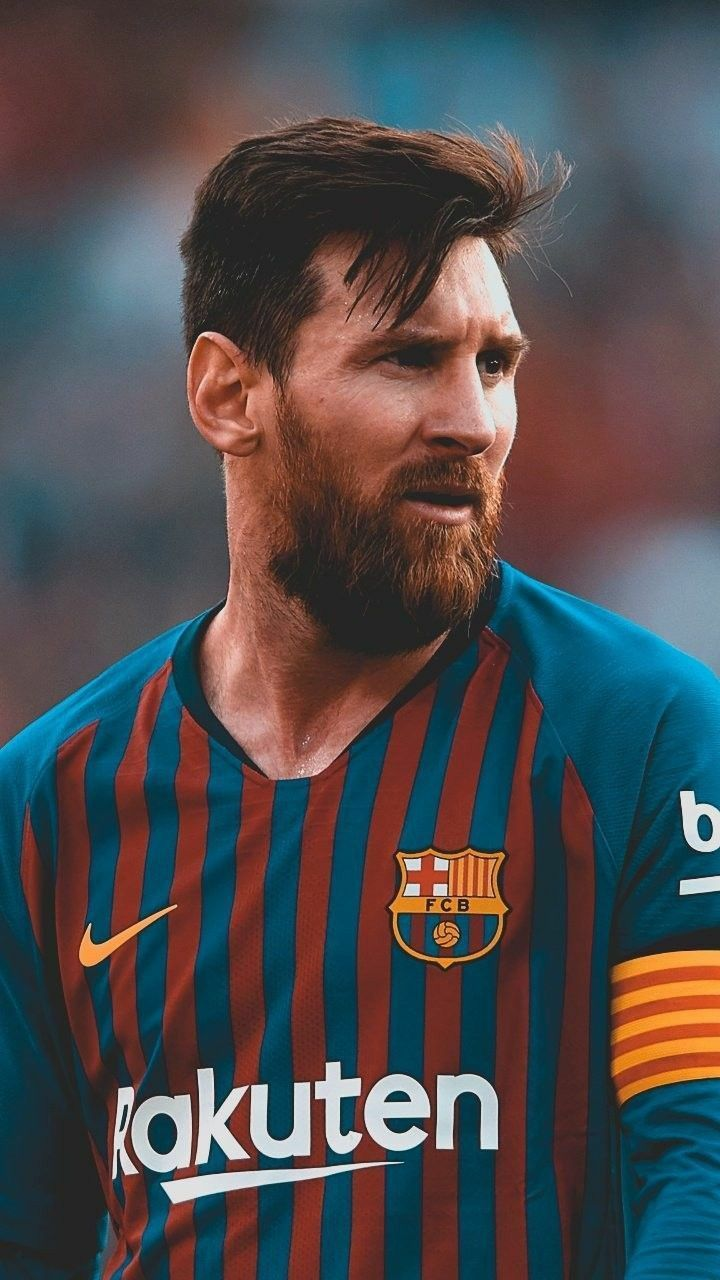
#> input picture 5bd946a6cdbadfc416e59db42422c06c.jpg, 720 x 1280 px
$ jupyter execute pictire.ipynb
#> lines starting #> are read from the running program, lines starting #| are printed output that depends on the picture; after the words box and inside, x2 and y2 are one past the last pixel; in counts of white or black regions, pixels touching at a corner belong together; long printed decimals are rounded
[cell 1]
import cv2
import numpy as np

# Load an image in grayscale
image = cv2.imread('5bd946a6cdbadfc416e59db42422c06c.jpg', cv2.IMREAD_GRAYSCALE)
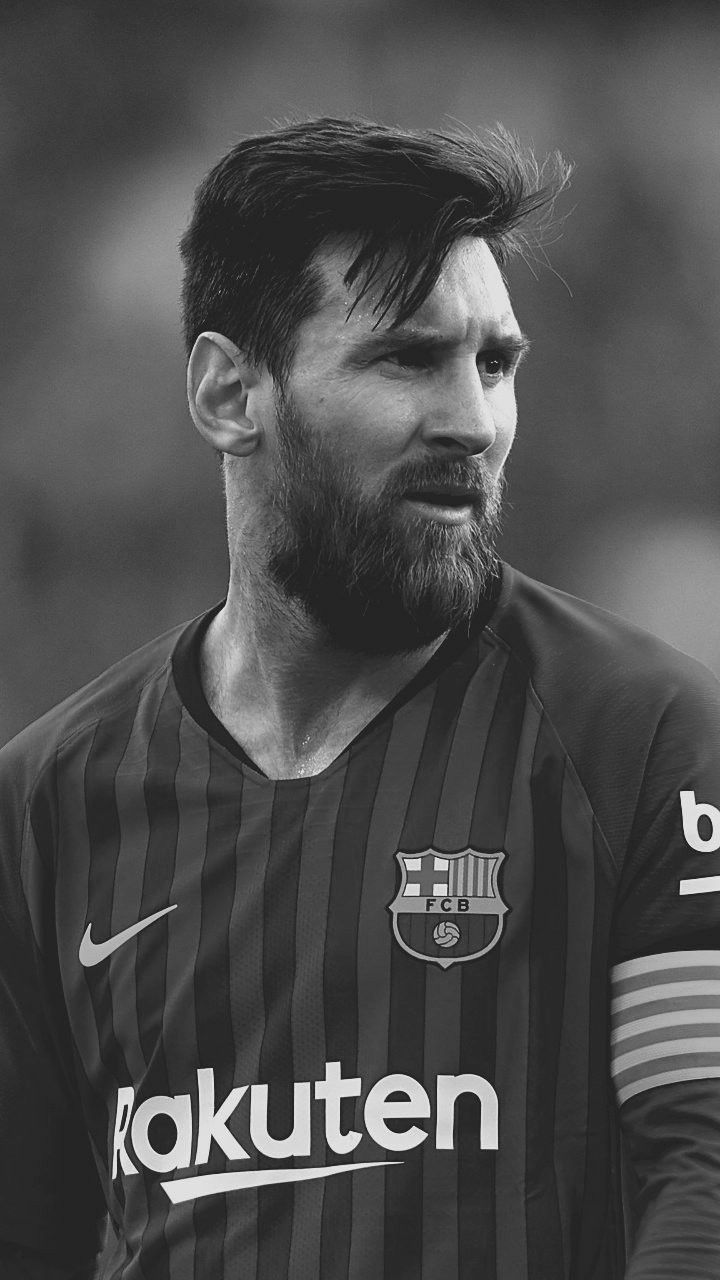
#> image: shape (1280, 720); min 2, max 255, mean 77.4

# Flatten the pixel values
pixel_features = image.flatten()
print("Pixel Features:", pixel_features[:10])  # Print the first 10 features
#| Pixel Features: [49 53 53 50 49 51 50 45 48 48]

[cell 2]
# Load image in color
image = cv2.imread('5bd946a6cdbadfc416e59db42422c06c.jpg')
#> image is the input picture: shape (1280, 720, 3); mean B, G, R 78.7, 76.3, 79.1

# Calculate histograms for each channel
color_features = []
for i in range(3):  # BGR channels
    hist = cv2.calcHist([image], [i], None, [256], [0, 256])
    color_features.extend(hist.flatten())
#> after the loop, color_features = 768 values, max 35713 at index 37, min 0 at index 257, mean 3600
print("Color Features:", color_features[:10])  # Print the first 10 features
#| Color Features: [933.0, 106.0, 136.0, 125.0, 160.0, 132.0, 190.0, 175.0, 201.0, 227.0]

[cell 3]
import cv2
import numpy as np

# Load the image as grayscale
file_path = '5bd946a6cdbadfc416e59db42422c06c.jpg'
image = cv2.imread(file_path, cv2.IMREAD_GRAYSCALE)

if image is None:
    print("Error: Unable to load the image. Check the file path or format.")
else:
    print("Image loaded successfully.")

    # Optional: Threshold the image to binary for better contour detection
    _, binary_image = cv2.threshold(image, 128, 255, cv2.THRESH_BINARY)
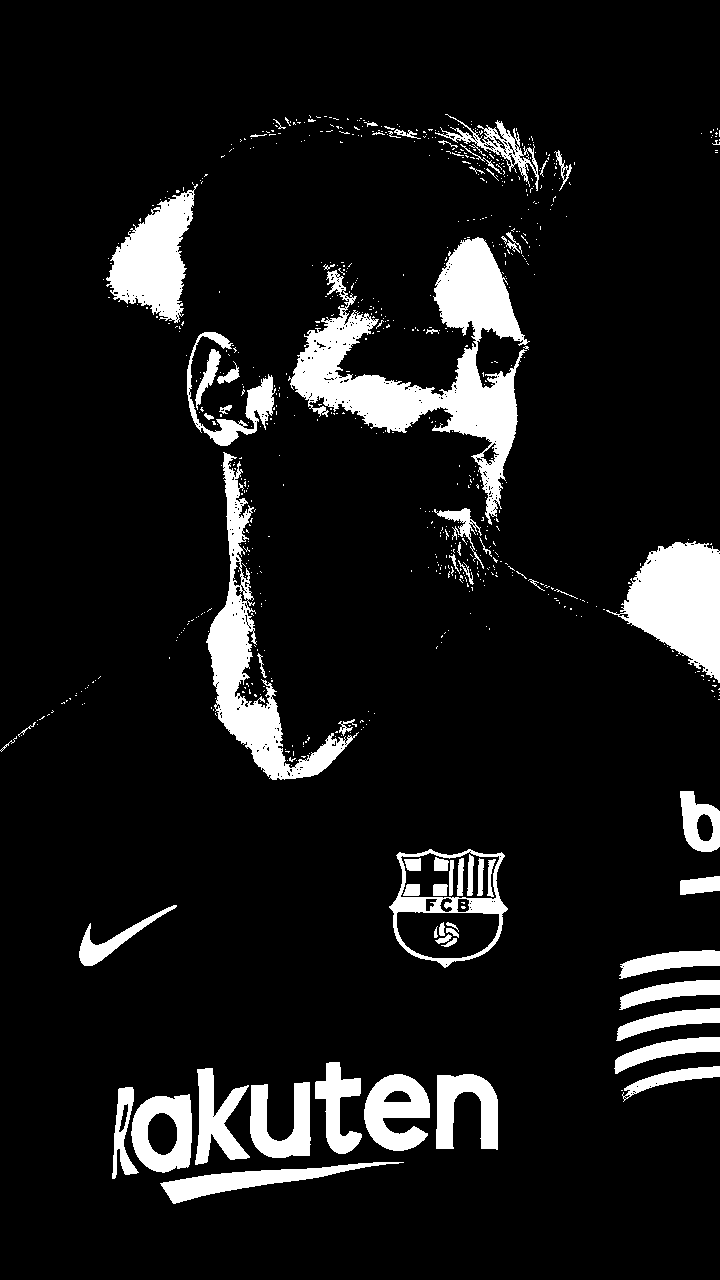
#> binary_image: shape (1280, 720); 9.8% white; 735 white regions (666 under 20 px)

    # Check the image type
    if binary_image.ndim != 2:
        print("Error: The image is not a 2D array. It must be grayscale.")
    else:
        # Find contours on the binary image
        contours, _ = cv2.findContours(binary_image, cv2.RETR_EXTERNAL, cv2.CHAIN_APPROX_SIMPLE)
#> contours = 715 contours, 679 with area under 20; largest, box (x1, y1, x2, y2) and area: (288, 237, 530, 525) 19460, (389, 849, 508, 968) 10592, (206, 452, 359, 780) 9658, (606, 541, 720, 683) 8935, (106, 184, 198, 323) 6411

        print(f"Number of contours found: {len(contours)}")
#| Number of contours found: 715

        # Extract moments from contours
        for i, contour in enumerate(contours):
            moments = cv2.moments(contour)
            if moments["m00"] != 0:  # Ensure the contour has a non-zero area
                hu_moments = cv2.HuMoments(moments).flatten()
                print(f"Contour {i + 1} Hu Moments (first 3):", hu_moments[:3])  # Print first 3 Hu moments
            else:
                print(f"Contour {i + 1} has zero area and is skipped.")
#> this loop made 715 passes
#> contour on passes 3, 19, 20, 21, 24, 25, 26, 27, 28, 29, 30, 31: [[621, 1090], [622, 1090]], [[291, 765]], [[296, 760]], [[287, 760]], [[309, 753]], [[293, 751], [293, 755]], [[285, 751], [287, 751], [288, 752], [289, 751]], [[285, 749]], [[303, 746]], [[292, 745], [292, 746]], [[303, 742], [303, 744]], [[305, 741], [305, 742], [306, 742], [306, 741]]
#> hu_moments on passes 1, 4, 9, 15, 22, 34: [1.15, 1.29, 0.444, 0.419, 0.181, 0.475, -0.000314], [0.687, 0.408, 0.0112, 0.0091, 9.18e-05, 0.00454, -4e-07], [0.793, 0.59, 0.0142, 0.00207, -1.9e-06, -0.000825, 1.1e-05], [0.716, 0.414, 0.271, 0.201, 0.0469, 0.129, 0.00371], [0.516, 0.072, 0.105, 0.0381, 0.00201, 0.00531, 0.00133], [1.37, 1.79, 5.82, 5.81, 33.76, 7.75, -0.00763]
#| Contour 1 Hu Moments (first 3): [1.150 1.286 0.4438]
#| Contour 2 Hu Moments (first 3): [1.66828265e-01 1.47840549e-03 1.19183509e-04]
#| Contour 3 has zero area and is skipped.
#| Contour 4 Hu Moments (first 3): [0.6869 0.408 0.01119]
#| Contour 5 Hu Moments (first 3): [0.3277 0.0007196 0.0009975]
#| Contour 6 Hu Moments (first 3): [0.3282 0.0009783 0.001426]
#| Contour 7 Hu Moments (first 3): [2.01952083e-01 1.45701005e-03 8.37362770e-05]
#| Contour 8 Hu Moments (first 3): [0.3367 0.03801 0.002098]
#> (further printed lines are left out)

[cell 4]
# ORB feature detection
orb = cv2.ORB_create()
keypoints, descriptors = orb.detectAndCompute(image, None)
#> keypoints = 500 keypoints; strongest (x, y, size): (681, 792, 31), (406, 860, 31), (126, 1105, 31), (324, 1079, 31)
print("Keypoints Detected:", len(keypoints))

[cell 5]
import cv2
import numpy as np
import matplotlib.pyplot as plt

# Load the image as grayscale
file_path = '5bd946a6cdbadfc416e59db42422c06c.jpg'
image = cv2.imread(file_path, cv2.IMREAD_GRAYSCALE)

if image is None:
    print("Error: Unable to load the image. Check the file path or format.")
else:
    print("Image loaded successfully.")

    # Apply Fourier Transform
    f = np.fft.fft2(image)
    fshift = np.fft.fftshift(f)  # Shift zero frequency to the center
    magnitude_spectrum = 20 * np.log(np.abs(fshift))
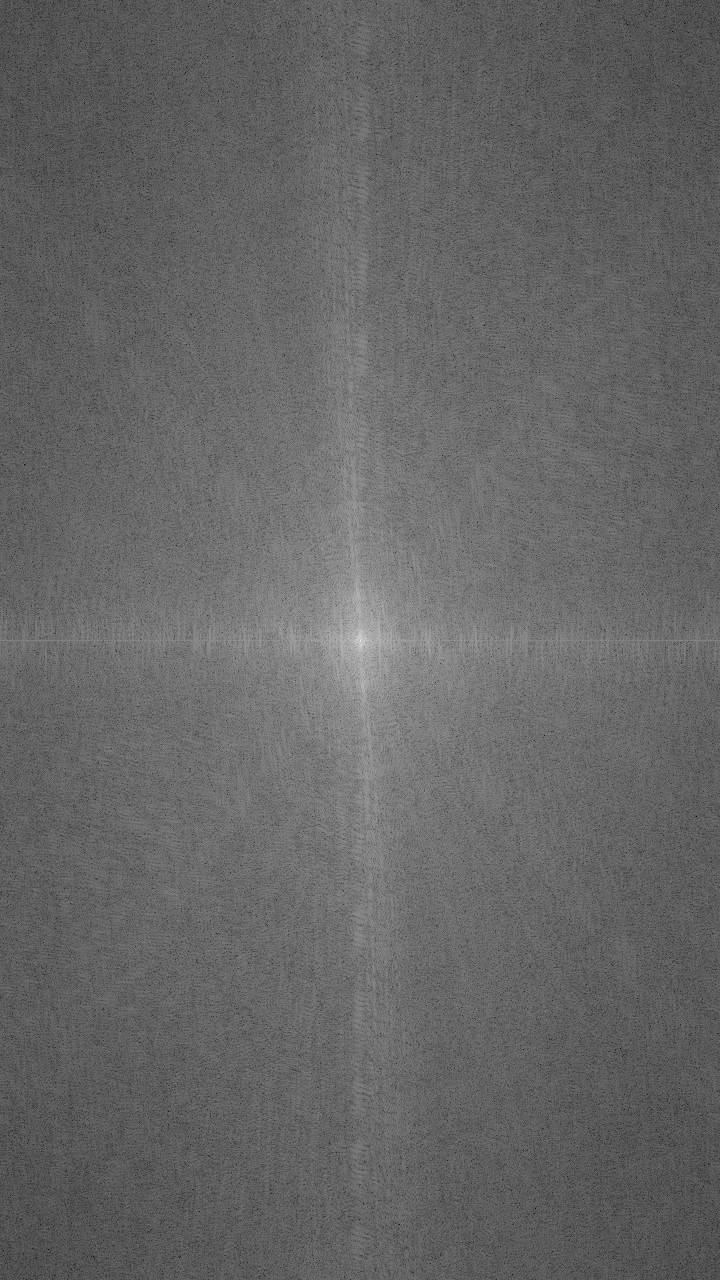
#> magnitude_spectrum: shape (1280, 720) float64; min 39.91, max 361.7, mean 169; drawn with min black and max white

    # Display the magnitude spectrum using Matplotlib
    plt.imshow(magnitude_spectrum, cmap='gray')
    plt.title("Magnitude Spectrum")
    plt.show()
